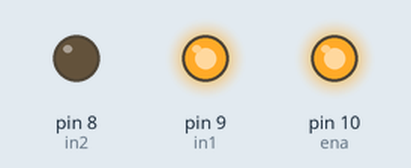
A sketch run on a simulated Arduino Uno, built with avr-gcc and run on an emulated ATmega328P. Parts: output pins drawn as LEDs (lit = HIGH).

Above: at 0.1 s.
Timing chart, 0 to 1.6 s (numbered marks = the images above):
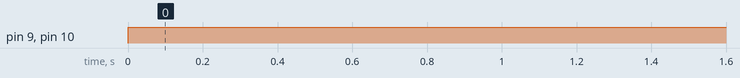

Measured:
- by itself, pin 9 (in1), pin 10 (ena): LOW → HIGH at 0.00 s

The sketch:

PRJ.ino
```cpp
#define ena 10 // déclaration de variable
#define in1 9
#define in2 8


void setup() {
  // put your setup code here, to run once:
  pinMode(ena, OUTPUT);
  pinMode(in1, OUTPUT);
  pinMode(in2, OUTPUT);
}

void loop() {
  // put your main code here, to run repeatedly:

  digitalWrite(ena, HIGH);
  digitalWrite(in1, HIGH);
  digitalWrite(in2, LOW);
  delay(1000);
}
```
